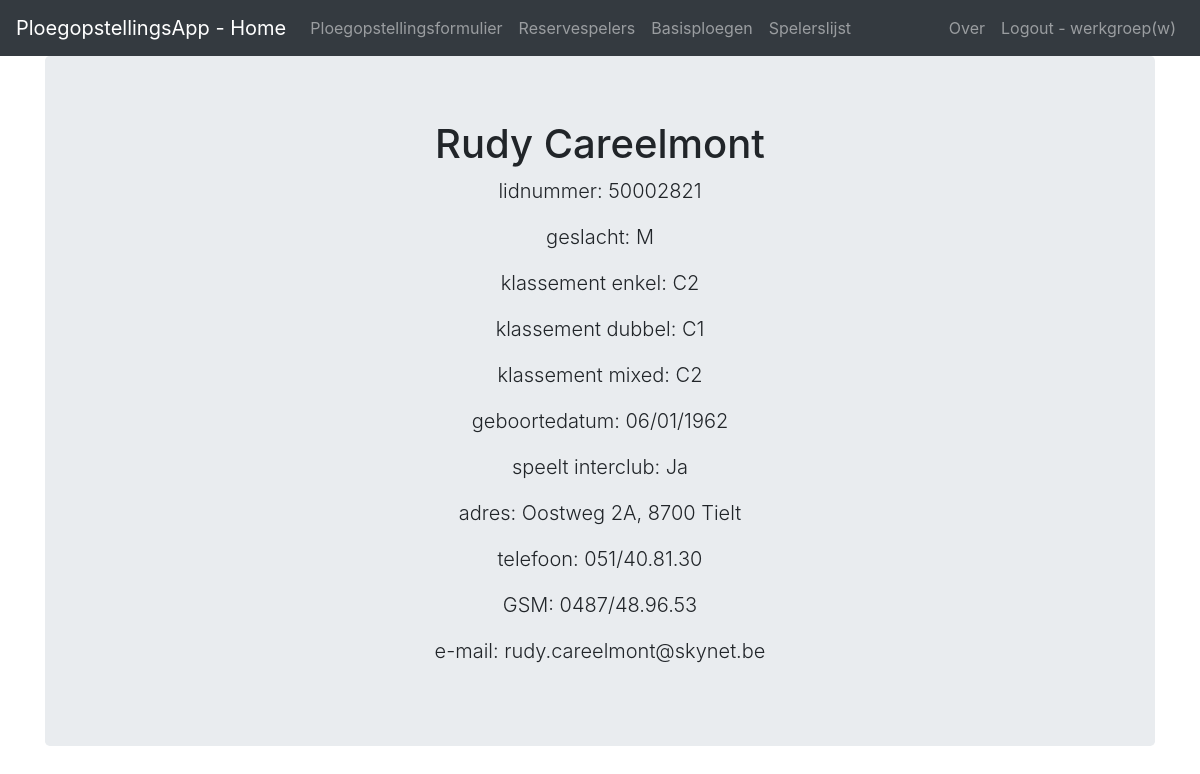
Page /speler/50002821/ (signed in) on the committed database.
### app/models.py (models this page shows, shortened)
class Gebruiker (UserMixin, db.Model):
    id = db.Column(db.Integer, primary_key=True)
    naam = db.Column(db.String(64), index=True, unique=True)
    gebruikersnaam = db.Column(db.String(64), index=True, unique=True)
    password_hash = db.Column(db.String(128))
    rechten = db.Column(db.String(64))

class Speler (db.Model):
    id = db.Column(db.Integer, primary_key=True)
    groupcode = db.Column(db.String(128), index=True)
    groupname = db.Column(db.String(64), index=True)
    code = db.Column(db.String(128), index=True)
    memberid = db.Column(db.Integer, index=True)
    lastname = db.Column(db.String(64), index=True)
    lastname2 = db.Column(db.String(64), index=True)
    middlename = db.Column(db.String(64), index=True)
    firstname = db.Column(db.String(64), index=True)
    address = db.Column(db.String(128), index=True)
    address2 = db.Column(db.String(128), index=True)
    address3 = db.Column(db.String(128), index=True)
    postalcode = db.Column(db.String(16), index=True)
    city = db.Column(db.String(64), index=True)
    state = db.Column(db.String(64), index=True)
    country = db.Column(db.String(64), index=True)
    gender = db.Column(db.String(64), index=True)
    dob = db.Column(db.DateTime, index=True)
    phone = db.Column(db.String(64), index=True)
    phone2 = db.Column(db.String(64), index=True)
    mobile = db.Column(db.String(64), index=True)
    fax = db.Column(db.String(64), index=True)
    fax2 = db.Column(db.String(64), index=True)
    email = db.Column(db.String(64), index=True)
    website = db.Column(db.String(128), index=True)
    categoryname = db.Column(db.String(64), index=True)
    startdate = db.Column(db.DateTime, index=True)
    endate = db.Column(db.DateTime, index=True)
    role = db.Column(db.String(64), index=True)
    playerlevelsingle = db.Column(db.String(2), index=True)
    playerleveldouble = db.Column(db.String(2), index=True)
    playerlevelmixed = db.Column(db.String(2), index=True)
    typename = db.Column(db.String(64), index=True)
    geen_badminton_magazine = db.Column(db.Boolean)
    handicap = db.Column(db.Boolean)
    nieuwsbrief = db.Column(db.Boolean)
    partners = db.Column(db.Boolean)
    betaald = db.Column(db.Boolean, index=True)
    betaald_bedrag = db.Column(db.Integer, index=True)
    datum_betaling = db.Column(db.DateTime)
    email_vader = db.Column(db.String(64))
    email_moeder = db.Column(db.String(64))
    gsm_vader = db.Column(db.String(64))
    gsm_moeder = db.Column(db.String(64))
    kyu = db.Column(db.String(64))
    kyu_gaat_in_op = db.Column(db.DateTime)
    verwittiging = db.Column(db.Boolean)
    po_id_votas = db.Column(db.String(128))
    kapitein = db.Column(db.Boolean, index=True)
    wedstrijdleider = db.Column(db.Boolean, index=True)
    def speelt_interclub(self):
        if self.website == 'http://www.interclub.be':
            return 'Ja'
        else:
            return 'Nee'

### app/routes.py (the view)
@app.route('/speler/<string:memberid>/')
@login_ploegkapitein_required
def speler(memberid):
        s = Speler.query.filter_by(memberid=memberid).first()
        return render_template('speler.html', s=s)

### app/models.py (called while the page is built)
@login.user_loader
def load_user(id):
    return Gebruiker.query.get(int(id))

### app/routes.py (called while the page is built)
def login_ploegkapitein_required(f):
    @wraps(f)
    def decorated_function(*args, **kwargs):
        if not current_user.is_authenticated:
            flash('geen rechten tot deze pagina')
            return redirect(url_for('index'))
        return f(*args, **kwargs)
    return decorated_function

### app/templates/speler.html
{% extends 'layout.html' %}
{% block body %}
    <div class="jumbotron text-center">
        <h1>{{s.firstname}} {{s.lastname}}</h1>
        <p class="lead">lidnummer: {{s.memberid}}</p>
        <p class="lead">geslacht: {{s.gender}}</p>
        <p class="lead">klassement enkel: {{s.playerlevelsingle}}</p>
        <p class="lead">klassement dubbel: {{s.playerleveldouble}}</p>
        <p class="lead">klassement mixed: {{s.playerlevelmixed}}</p>
        <p class="lead">geboortedatum: {{s.dob.strftime('%d/%m/%Y')}}</p>
        <p class="lead">speelt interclub: {{s.speelt_interclub()}}</p>
        <p class="lead">adres: {{s.address}}, {{s.postalcode}} {{s.city}}</p>
        <p class="lead">telefoon: {{s.phone}}</p>
        <p class="lead">GSM: {{s.mobile}}</p>
        <p class="lead">e-mail: {{s.email}}</p>
    </div>
{% endblock %}

### app/templates/includes/_navbar.html (shortened to what this page needs)
    <nav class="navbar navbar-expand-md navbar-dark bg-dark">
      <a class="navbar-brand" href="/">PloegopstellingsApp - Home</a>
      <div class="collapse navbar-collapse" id="navbarsExampleDefault">
        <ul class="navbar-nav mr-auto">
          {% if current_user.is_authenticated %}
          <li class="nav-item">
            <a class="nav-link" href="{{ url_for('ploegopstellingsformulier') }}">Ploegopstellingsformulier</a>
          </li>
          {% endif %}
          {% if current_user.is_authenticated %}
          <li class="nav-item">
            <a class="nav-link" href="{{ url_for('reservespelers') }}">Reservespelers</a>
          </li>
          {% endif %}
          {% if current_user.rechten == 'administrator' or current_user.rechten == 'werkgroep' %}
            <li class="nav-item">
                <a class="nav-link" href="{{ url_for('basisploegen') }}">Basisploegen</a>
            </li>
          {% endif %}
          {% if current_user.is_authenticated %}
            <li class="nav-item">
                <a class="nav-link" href="{{ url_for('spelerslijst') }}">Spelerslijst</a>
            </li>
          {% endif %}
        </ul>
          <ul class="nav navbar-nav navbar-right">
            <li class="nav-item">
                <a class="nav-link" href="{{ url_for('over') }}">Over</a>
            </li>
            {% if current_user.is_anonymous %}
                 <li class="nav-item">
                     <a class="nav-link" href="{{ url_for('login') }}">Login</a>
                </li>
            {% else %}
                <li class="nav-item">
                     <a class="nav-link" href="{{ url_for('logout')}}">Logout - {{ current_user.naam }}({{ current_user.rechten[0]}})</a>
                </li>
            {% endif %}
          </ul>
      </div>
    </nav>

### rows in the picture
Gebruiker: naam "werkgroep", rechten "w"
Speler: firstname "Rudy", lastname "Careelmont", memberid "50002821", gender "M", dob "06/01/1962", speelt_interclub "Ja", address "Oostweg 2A", postalcode "8700", city "Tielt", phone "051/40.81.30", mobile "0487/48.96.53", email "rudy.careelmont@skynet.be"

### other values in the picture
{{ s.playerlevelsingle }} "C2"
{{ s.playerleveldouble }} "C1"
{{ s.playerlevelmixed }} "C2"
